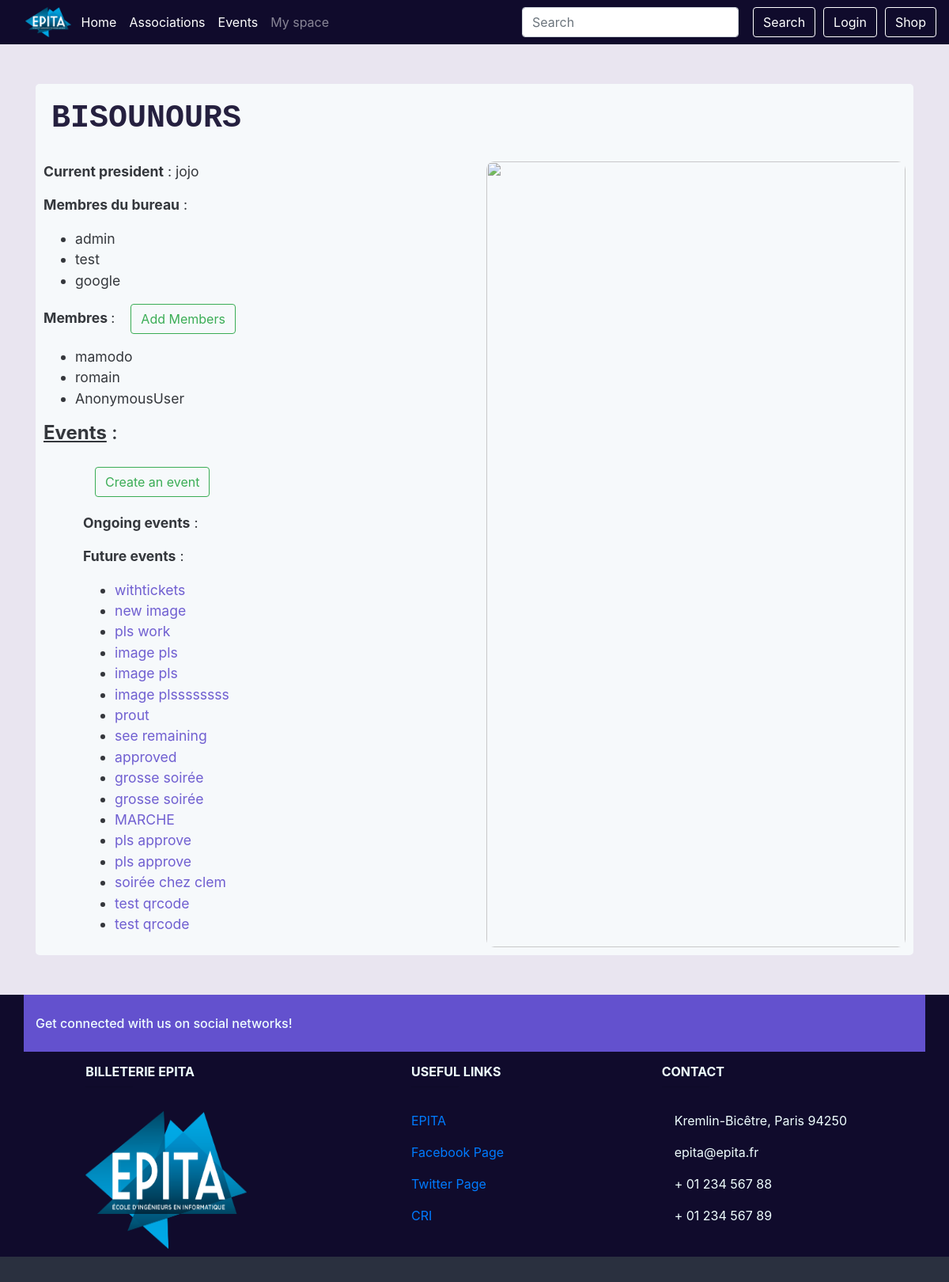
The page /assos/1 on the database as committed earlier.
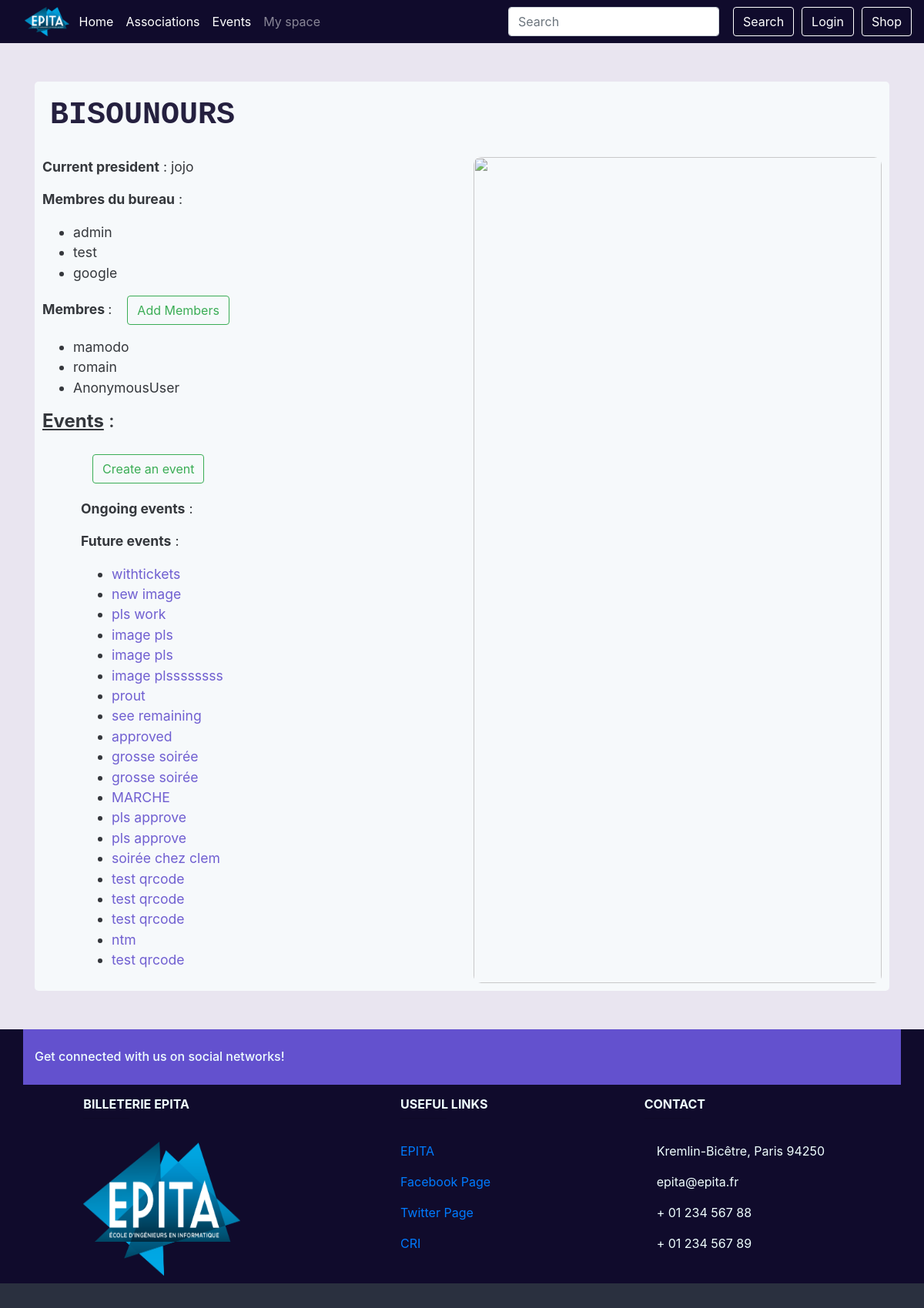
The same page on the database as committed later.
### event/models.py (models this page shows, shortened)
class Manager(models.Model):
    user = models.ForeignKey(User, on_delete=models.CASCADE,
                             related_name="managerships")
    assos_id = models.ForeignKey(Association, on_delete=models.CASCADE,
                                 related_name='managers')
    member = CompositeOneToOneField(Member, on_delete=models.CASCADE,
                                    to_fields={"assos_id", "user"})
    class Meta:
        verbose_name = _("Member of the Bureau")
        verbose_name_plural = _("Members of the Bureau")

class Member(models.Model):
    assos_id = models.ForeignKey(Association, related_name='members',
                                 on_delete=models.CASCADE)
    user = models.ForeignKey(User, related_name='memberships',
                             on_delete=models.CASCADE)
    class Meta:
        verbose_name = _("Member")
        verbose_name_plural = _("Members")
        unique_together = ('assos_id', 'user')

class Event(models.Model):
    PENDING = 'P'
    APPROVED = 'A'
    VALIDATED = 'V'
    REFUSED = 'R'
    CANCELABLE = 'c'
    CANCELED = 'C'
    EVENT_STATE_CHOICES = (
        (PENDING, _("Pending")),
        (APPROVED, _("Approved")),
        (REFUSED, _("Refused")),
        (CANCELED, _("Canceled")),
        (CANCELABLE, _("Canceled by the president")),
        (VALIDATED, _("Validated by the president")),
    )
    title = models.CharField(_("Title of the event"), max_length=64,
                             validators=[UnicodeValidator()])
    event_state = models.CharField(_("State of the event"), max_length=1,
                                   choices=EVENT_STATE_CHOICES,
                                   default=PENDING)
    manager_id = models.ForeignKey(Manager, on_delete=models.SET_NULL,
                                   null=True, blank=True)
    start = models.DateTimeField(_("Start date and time"))
    end = models.DateTimeField(_("End date and time"))
    ticket_deadline = models.DateTimeField(_("Deadline to buy tickets"),
                                           null=True, blank=True)
    assos_id = models.ForeignKey(Association, on_delete=models.CASCADE,
                                 related_name='events')
    address_id = AddressField(on_delete=models.PROTECT)
    premium_flag = models.BooleanField(_("Premium"), default=False)
    image = models.ImageField(_("Event's cover image"),
                              default='event_pics/default.jpg',
                              upload_to='event_pics/uploads/')
    see_remaining = models.BooleanField(_("See remaining tickets"),
                                        default=False)
    class Meta:
        verbose_name = (_("Event"))
        verbose_name_plural = (_("Events"))
        permissions = (
            ('access_dashboard', 'User can access this event\'s dashboard'),
            ('approve_event', 'User can approve of the event'),
            ('choose_premium', 'User can make an event premium or not'),
            ('cancel_event', 'User can cancel the event'),
        )

### event/views.py (the view, shortened to what this page needs)
# urls.py: path('assos/<int:pk>', views.AssosDetailView.as_view(), name='asso_detail'),
class AssosDetailView(generic.DetailView, generic.edit.FormMixin):
    model = Association
    template_name = 'assos_detail.html'
    form_class = AddMemberForm
    def get_form_kwargs(self):
        kwargs = super(AssosDetailView, self).get_form_kwargs()
        kwargs.update({'user': self.request.user, 'asso' : self.get_object()})
        return kwargs
    def get_context_data(self, **kwargs):
        context = super().get_context_data(**kwargs)
        assos = self.get_object()
        try:
            president = assos.president
        except President.DoesNotExist:
            president = None
        context['president'] = president
        president = User.objects.none() if president is None else [president.user]
        managers = assos.managers.all().exclude(user__in=president)
        context['managers'] = managers
        managers = managers.values_list('user', flat=True)
        members = assos.members.all().exclude(user__in=managers).exclude(user__in=president)
        context['members'] = members
        events = assos.events.all()
        now = timezone.now()
        context['future_events'] = events.filter(start__gt=now)
        context['ongoing_events'] = events.filter(start__lte=now, end__gt=now)
        context['form'] = self.get_form()
        return context

### event/forms.py (shortened to what this page needs)
class AddMemberForm(forms.Form):
        def __init__(self, *args, **kwargs):
            self.asso = kwargs.pop('asso', None)
            self.user = kwargs.pop('user', None)
            super(AddMemberForm,self).__init__(*args,**kwargs)
            unwanted = self.asso.members.all().values_list('user', flat=True)
            self.fields['users'].queryset = User.objects.all().exclude(id__in=unwanted)
        users = forms.ModelMultipleChoiceField(label=_("Members to add"),
        queryset=User.objects.none(),
        widget=forms.SelectMultiple(attrs={"class" : "form-control select-multiple"}),
        required=False)

### shop/cart.py (called while the page is built)
def _cart_id(request):
    if 'cart_id' not in request.session:
        request.session['cart_id'] = _generate_cart_id()
    return request.session['cart_id']

def _generate_cart_id():
    import string, random
    return ''.join([random.choice(string.ascii_letters + string.digits) for _ in range(50)])

def get_all_cart_items(request):
    return CartItem.objects.filter(cart_id = _cart_id(request))

def item_count(request):
    return get_all_cart_items(request).count()

### templates/assos_detail.html (shortened to what this page needs)
{% extends "base.html" %}
{% load static %}
{% load guardian_tags %}
{%block content %}
    <div style="font-size:1.1rem;"class="container basic-block">
        <h1 style="font-family:'Courier New', Courier, monospace; font-weight:bolder; color:#100b2c; text-transform: uppercase; margin:10px; margin-bottom: 30px;">{{object.name}}</h1>
        {% if president %}
        <div class="row">
            <article class="col-xs-4 col-sm-4 col-md-4 col-lg-6">
                <p><b>Current president</b> : {{president.user.username}}</p>
                {% else %}
                <p><b>President</b> : Anonymous</p>
                {% endif %}
                <p><b>Membres du bureau</b> :</p>
                <ul style="">
                    {% for manager in managers %}
                    <li>{{manager.user.username}}
                    </li>
                    {% endfor %}
                </ul>
                <p><b>Membres </b> :<button style="margin-left:20px;" class="btn btn-outline-success" onclick="display('add_members')">Add Members</button></p>
                <ul>
                    {% for member in members %}
                        <li>{{member.user.username}}
                        </li>
                    {% endfor %}
                </ul>
                <h4><b style="text-decoration: underline;">Events</b> :</h4>
                <div style="margin-left:50px;">
                    {% if "create_event" in assos_perms or perms.event.create_event %}
                    <a style="margin:15px;" href="{% url 'event:event_creation' asso=object.pk%}">
                    <button style="margin-top:20px;" class="btn btn-outline-success">Create an event</button>
                    </a>
                    {% endif %}
                    <p style="margin-top:20px;"><b>Ongoing events</b> :</p>
                    <p><b>Future events</b> :</p>
                    <ul>
                        {% for event in future_events %}
                        <li><a style="color:#6351ce; "href="{% url 'event:event_detail' event.id %}">{{event.title}}</a></li>
                        {% endfor %}
                    </ul>
                </div>
            </article>
            <article class="col-xs-4 col-sm-4 col-md-4 col-lg-6">
                <img src="{% static "img/assos_detail_img.png"%}" style="
                    opacity: 0.9;
                    height:100%;
                    width:100%;
                    border-radius: 10px;
                ">
            </article>
        </div>
    </div>
{% endblock content %}

Rows that differ between the two databases and show on the page:
added Event: title "test qrcode"
added Event: title "ntm"
added Event: title "test qrcode"
